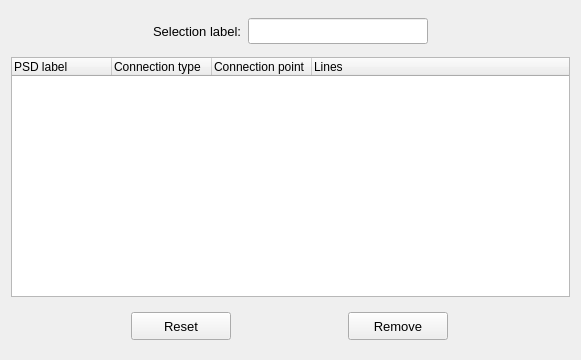
        <widget class="QWidget" name="tab_remove">
         <attribute name="title">
          <string>Remove</string>
         </attribute>
         <layout class="QGridLayout" name="gridLayout_9">
          <item row="2" column="0">
           <widget class="QFrame" name="frame_6">
            <property name="frameShape">
             <enum>QFrame::NoFrame</enum>
            </property>
            <property name="frameShadow">
             <enum>QFrame::Raised</enum>
            </property>
            <layout class="QGridLayout" name="gridLayout_10">
             <item row="0" column="0">
              <widget class="QPushButton" name="pushButton_reset">
               <property name="minimumSize">
                <size>
                 <width>100</width>
                 <height>28</height>
                </size>
               </property>
               <property name="maximumSize">
                <size>
                 <width>100</width>
                 <height>28</height>
                </size>
               </property>
               <property name="font">
                <font>
                 <pointsize>10</pointsize>
                </font>
               </property>
               <property name="styleSheet">
                <string notr="true"/>
               </property>
               <property name="text">
                <string>Reset</string>
               </property>
               <property name="autoDefault">
                <bool>true</bool>
               </property>
               <property name="default">
                <bool>false</bool>
               </property>
               <property name="flat">
                <bool>false</bool>
               </property>
              </widget>
             </item>
             <item row="0" column="1">
              <widget class="QPushButton" name="pushButton_remove">
               <property name="minimumSize">
                <size>
                 <width>100</width>
                 <height>28</height>
                </size>
               </property>
               <property name="maximumSize">
                <size>
                 <width>100</width>
                 <height>28</height>
                </size>
               </property>
               <property name="font">
                <font>
                 <pointsize>10</pointsize>
                </font>
               </property>
               <property name="styleSheet">
                <string notr="true"/>
               </property>
               <property name="text">
                <string>Remove</string>
               </property>
               <property name="autoDefault">
                <bool>true</bool>
               </property>
               <property name="default">
                <bool>false</bool>
               </property>
               <property name="flat">
                <bool>false</bool>
               </property>
              </widget>
             </item>
            </layout>
           </widget>
          </item>
          <item row="0" column="0">
           <widget class="QFrame" name="frame_9">
            <property name="minimumSize">
             <size>
              <width>0</width>
              <height>40</height>
             </size>
            </property>
            <property name="frameShape">
             <enum>QFrame::NoFrame</enum>
            </property>
            <property name="frameShadow">
             <enum>QFrame::Raised</enum>
            </property>
            <layout class="QGridLayout" name="gridLayout_13">
             <property name="leftMargin">
              <number>4</number>
             </property>
             <property name="topMargin">
              <number>4</number>
             </property>
             <property name="rightMargin">
              <number>4</number>
             </property>
             <property name="bottomMargin">
              <number>4</number>
             </property>
             <item row="0" column="0">
              <spacer name="horizontalSpacer_9">
               <property name="orientation">
                <enum>Qt::Horizontal</enum>
               </property>
               <property name="sizeHint" stdset="0">
                <size>
                 <width>138</width>
                 <height>20</height>
                </size>
               </property>
              </spacer>
             </item>
             <item row="0" column="3">
              <spacer name="horizontalSpacer_10">
               <property name="orientation">
                <enum>Qt::Horizontal</enum>
               </property>
               <property name="sizeHint" stdset="0">
                <size>
                 <width>138</width>
                 <height>20</height>
                </size>
               </property>
              </spacer>
             </item>
             <item row="0" column="2">
              <widget class="QLineEdit" name="lineEdit_selection">
               <property name="minimumSize">
                <size>
                 <width>180</width>
                 <height>26</height>
                </size>
               </property>
               <property name="maximumSize">
                <size>
                 <width>180</width>
                 <height>26</height>
                </size>
               </property>
               <property name="font">
                <font>
                 <pointsize>10</pointsize>
                </font>
               </property>
               <property name="alignment">
                <set>Qt::AlignCenter</set>
               </property>
              </widget>
             </item>
             <item row="0" column="1">
              <widget class="QLabel" name="label_11">
               <property name="minimumSize">
                <size>
                 <width>0</width>
                 <height>26</height>
                </size>
               </property>
               <property name="maximumSize">
                <size>
                 <width>16777215</width>
                 <height>26</height>
                </size>
               </property>
               <property name="font">
                <font>
                 <pointsize>10</pointsize>
                </font>
               </property>
               <property name="text">
                <string>Selection label:</string>
               </property>
              </widget>
             </item>
            </layout>
           </widget>
          </item>
          <item row="1" column="0">
           <widget class="QTreeWidget" name="treeWidget_psd_info">
            <property name="minimumSize">
             <size>
              <width>0</width>
              <height>240</height>
             </size>
            </property>
            <property name="maximumSize">
             <size>
              <width>16777215</width>
              <height>480</height>
             </size>
            </property>
            <property name="font">
             <font>
              <family>MS Shell Dlg 2</family>
             </font>
            </property>
            <property name="indentation">
             <number>0</number>
            </property>
            <column>
             <property name="text">
              <string notr="true">PSD label</string>
             </property>
            </column>
            <column>
             <property name="text">
              <string>Connection type</string>
             </property>
            </column>
            <column>
             <property name="text">
              <string>Connection point</string>
             </property>
            </column>
            <column>
             <property name="text">
              <string>Lines</string>
             </property>
            </column>
           </widget>
          </item>
         </layout>
        </widget>
